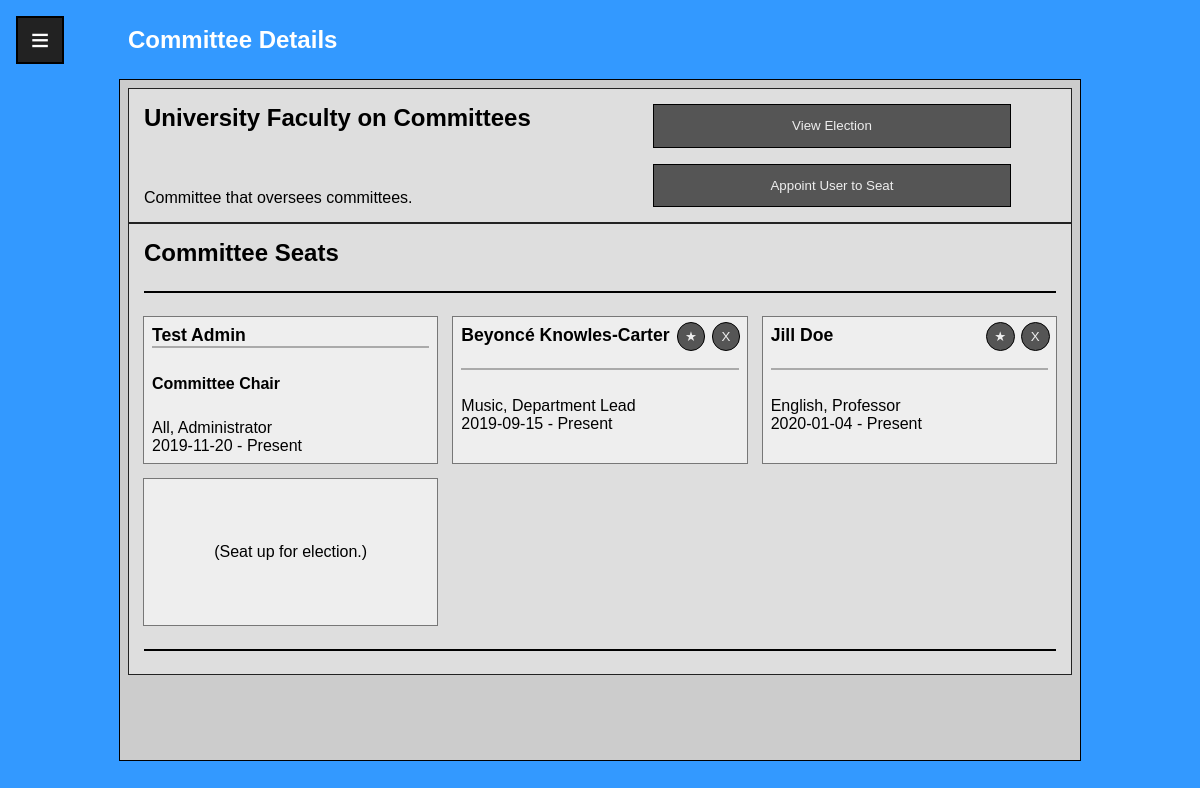
The page /committee_details_admin.php?committee=1 (signed in) on the database its author committed.
### tables this page shows
CREATE TABLE IF NOT EXISTS `Committee` (
  `Committee_ID` INT NOT NULL AUTO_INCREMENT,
  `Name` VARCHAR(45) NOT NULL,
  `Description` VARCHAR(100) NOT NULL,
  PRIMARY KEY (`Committee_ID`));

CREATE TABLE IF NOT EXISTS `User` (
  `CNU_ID` INT NOT NULL AUTO_INCREMENT,
  `Password` VARCHAR(24) NOT NULL,
  `Fname` VARCHAR(45) NOT NULL,
  `Lname` VARCHAR(45) NOT NULL,
  `Email` VARCHAR(72) NOT NULL,
  `Department` VARCHAR(45),
  `Position` VARCHAR(45),
  `Birthday` DATE NOT NULL,
  `Hiring_Year` YEAR(4) NOT NULL,
  `Gender` VARCHAR(45) NOT NULL,
  `Race` VARCHAR(45) NOT NULL,
  `Permissions` VARCHAR(45) NOT NULL DEFAULT 'User',
  `Photo` Blob,
  `Archival_Date` DATE DEFAULT NULL,
  PRIMARY KEY (`CNU_ID`));

### committee_functions.php (called while the page is built, shortened)
<?php
function query_committee($conn, int $entered_id) {
    global $committee_id;
    global $committee_name;
    global $committee_description;
    $com_sql = "SELECT * FROM `Committee` WHERE Committee_ID=?";
    $com_stmt = $conn->prepare($com_sql);
    $com_stmt->bind_param('i', $entered_id);
    $com_stmt->execute();
    $com_stmt->bind_result($committee_id, $committee_name, $committee_description);
}
function query_committee_chair($conn, int $committee_id) {
    $chair_sql = "SELECT User_CNU_ID FROM `Chairman` WHERE Committee_Committee_ID='$committee_id'";
    $chair = $conn->query($chair_sql);
    if ($chair -> num_rows > 0) {
        $chair_id = $chair->fetch_assoc()['User_CNU_ID'];
    } else {
        $chair_id = NULL;
    }
    return $chair_id;
}
function query_committee_seats($conn, int $committee_id) {
    $committee_seats_sql = "SELECT * FROM `Committee Seat` WHERE Committee_Committee_ID = '$committee_id' AND Ending_Term IS NULL;";
    $committee_seats = $conn->query($committee_seats_sql);
    return $committee_seats;
}
function query_committee_election($conn, int $committee_id) {
    $election_sql = "SELECT * FROM `Election` WHERE Committee_Committee_ID='$committee_id' AND NOT Status='Complete'";
    $election = $conn->query($election_sql)->fetch_assoc();
    return $election;
}

### databaseconnect.php (called while the page is built, shortened)
<?php
$SRVR = "localhost:3308";
$USER = "root";
$PASS = "root";
$TABL = "mydb";
$conn = new mysqli($SRVR, $USER, $PASS, $TABL);
function query_user(int $user_id)
{
    global $conn;
    $user_sql = "SELECT * FROM `User` WHERE CNU_ID='$user_id'";
    $user = $conn->query($user_sql)->fetch_assoc();
    return $user;
}

### committee_details_admin.php (the view, shortened to what this page needs)
<!DOCTYPE html>
<html lang="en" dir="ltr">
<head>
  <link rel="stylesheet" href="css/profile.css" type="text/css">
  <?php
      require 'databaseconnect.php';
      require 'committee_functions.php';
      $entered_id = $_GET['committee'];
      $committee = query_committee($conn, $entered_id);
      $chair_id = query_committee_chair($conn, $committee_id);
      $committee_seats = query_committee_seats($conn, $committee_id);
      $election = query_committee_election($conn, $committee_id);
    ?>
</head>
<body>
<?php include 'hamburger_menu.php'; ?>
  <div class="wrapper">
    <header>
      <h2>Committee Details</h2>
    </header>
    <div class="body">
      <div class="column">
        <span class='major heading'><?php echo $committee_name;?></span>
        <div class="block"><?php echo $committee_description;?></div>
      </div>
      <div class="column">
        <?php
            if (is_null($election)) {
                echo "<form action='election_setup.php' method='get'><button name='committee' value='$committee_id'>Start Election</button></form>";
            } else {
                $election_id = $election['Election_ID'];
                echo "<form action='election_details_admin.php' method='get'><button name='election' value='$election_id'>View Election</button></form>";
            }
            echo "<form action='committee_appoint_user.php' method='get'><button name='committee' value='$committee_id'>Appoint User to Seat</button></form>";
          ?>
      </div>
    </div>
    <div class="body">
      <div class="column">
        <span class='major heading'>Committee Seats</span>
        <hr>
        <div class="tiles">
          <?php
              if ($committee_seats->num_rows > 0) {
                while ($seat = $committee_seats->fetch_assoc()) {
                    $user_id = intval($seat['User_CNU_ID']);
                    $user = query_user($user_id);
                    $is_chair = $user['CNU_ID'] == $chair_id;
                    $ending_term = $seat['Ending_Term'] ?? 'Present';
                    echo "<div class='tile'>";
                    echo "<div class='member_options'>"
                            .($is_chair ? "" : "<form action='committee_details_admin.php?committee=$committee_id' method='post'><span class='tip'>Appoint as Chairman</span><button name='chair' value='$user_id'>★</button></form>
                                                <form action='committee_details_admin.php?committee=$committee_id' method='post'><span class='tip'>Archive Seat</span><button name='delete' value='$user_id'>X</button></form>");
                    echo "</div>";
                    echo "<span class='sub heading'>".$user['Fname']." ".$user['Lname']."</span><br>";
                    echo ($is_chair ? "<span class='heading'>Committee Chair</span><br>" : "")
                         .$user['Department'].", ".$user['Position']."<br>"
                         .$seat['Starting_Term']." - ".$ending_term;
                    echo "</div>";
                }
              } else {
                echo "<div class='center'>No members currently appointed.</div>";
              }
              if ($election != NULL) {
                for ($i=0; $i < $election['Number_Seats']; $i++) {
                  echo "<div class='tile center'>(Seat up for election.)</div>";
                }
              }
            ?>
        </div>
        <hr>
      </div>
    </div>
  </div>
</body>
</html>

### css/profile.css (style rules this page uses)
.body { outline-offset: -1px; padding: 1em; display: flex; flex-flow: row wrap; justify-content: space-around; gap: 1em; }
.body hr { grid-column: 1 / -1; border: 1px solid #000000; height: 0; width: 100%; }
.body .column { min-width: 300px; display: flex; flex-flow: column nowrap; justify-content: space-between; flex: 1; gap: 1em; }
.tiles { width: 100%; display: grid; grid-template-columns: repeat(auto-fit, minmax(250px, 1fr)); grid-auto-rows: minmax(min-content, 1fr); grid-gap: 1em; justify-content: center; }
.tiles .tile { position: relative; display: grid; grid-auto-columns: auto; flex-flow: column nowrap; padding: 0.5em; }
.tile.center { justify-content: center; align-items: center; }
.tile .heading { margin-bottom: 0.5em; }
.member_options { display: flex; position: absolute; top: 0.3em; right: 0.2em; width: auto; }
.member_options form { height: 1em !important; margin: 0 0.2em; position: relative; }
.member_options button { width: 1em !important; position: relative; display: flex; justify-content: center; align-items: center; border-radius: 100%; }
.body form { position: relative; display: flex; height: inherit; align-content: center; justify-content: center; }
.body form button { width: 80%; padding: 1em; }
.body { outline: 1px solid #222222; background-color: #DEDEDE; }
.tile { outline: 1px solid #777777; background-color: #EEEEEE; }
.heading.sub { border-bottom: 2px solid #AAAAAA; }

### css/common.css (style rules this page uses)
* { box-sizing: border-box; }
body { margin: 0; padding: 0; height: 100vh; display: flex; flex-flow: column nowrap; position: relative; font-family: Arial, Helvetica, sans-serif; background-color: #3399FF; }
.wrapper { width: 80%; height: 85vh; position: absolute; top: 10%; right: 10%; left: 10%; display: flex; flex-flow: column nowrap; overflow: scroll; padding: 0.5em; outline: 1px solid #000000; }
header { width: auto; height: 10%; color: #FFFFFF; position: fixed; top: 0; display: flex; align-items: center; border-bottom: 1px solid black; z-index: 999; }
header * { padding: 0; margin: 0; }
.center { display: flex; flex-flow: column nowrap; text-align: center; justify-content: center; align-items: center; align-content: center; }
.heading { font-weight: bold; padding: 0; }
.heading.sub { font-size: 1.1em; }
.heading.major { font-size: 1.5em; }
.wrapper { background-color: #CCCCCC; }
.wrapper button, .wrapper input[type=submit] { cursor: pointer; color: #EEEEEE; background-color: #555555; border: 1px solid #000000; }

### rows shown on the page
committee: Name "University Faculty on Committees", Description "Committee that oversees committees."
committee seat: User_CNU_ID.Fname "Test", User_CNU_ID.Lname "Admin", shows "Committee Chair", User_CNU_ID.Department "All", User_CNU_ID.Position "Administrator", Starting_Term "2019-11-20", Ending_Term "Present"
committee seat: User_CNU_ID.Fname "Beyoncé", User_CNU_ID.Lname "Knowles-Carter", User_CNU_ID.Department "Music", User_CNU_ID.Position "Department Lead", Starting_Term "2019-09-15", Ending_Term "Present"
committee seat: User_CNU_ID.Fname "Jill", User_CNU_ID.Lname "Doe", User_CNU_ID.Department "English", User_CNU_ID.Position "Professor", Starting_Term "2020-01-04", Ending_Term "Present"
